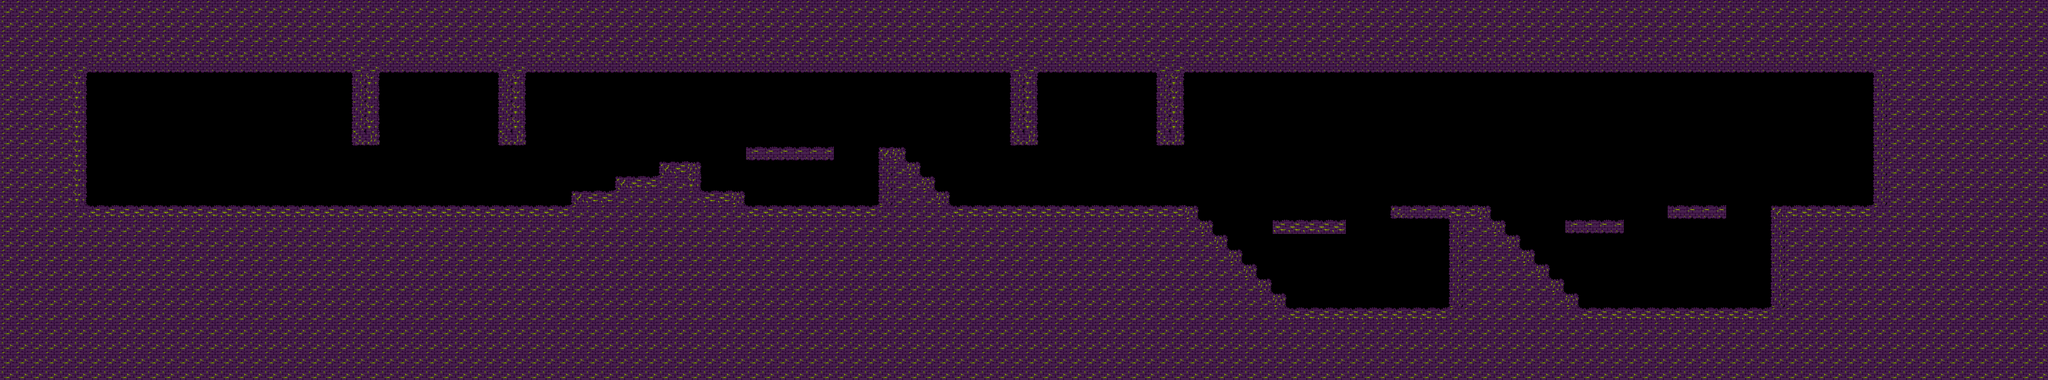

The image is a tile-based game level rendered from a .tmx file. Its description and source (layers, tilesets, objects; grid data summarised) follow:
An orthogonal 140x26 tile map with 32x32 px tiles, 1 tile layer (Capa de Patrones 1) and 16 objects.

<map version="1.0" orientation="orthogonal" renderorder="right-down" width="140" height="26" tilewidth="32" tileheight="32" nextobjectid="1">
 <tileset firstgid="1" name="Titles suelo2" tilewidth="32" tileheight="32" tilecount="24" columns="6">
  <image source="../Tilesets/Titles suelo2.png" trans="ff00ff" width="192" height="128" />
  <tile id="0">
   <objectgroup draworder="index">
    <object id="0" x="0" y="0" width="32" height="32" />
   </objectgroup>
  </tile>
  <tile id="1">
   <objectgroup draworder="index">
    <object id="0" x="0" y="0" width="32" height="32" />
   </objectgroup>
  </tile>
  <tile id="2">
   <objectgroup draworder="index">
    <object id="0" x="0" y="0" width="32" height="32" />
   </objectgroup>
  </tile>
  <tile id="3">
   <objectgroup draworder="index">
    <object id="0" x="0" y="0" width="32" height="32" />
   </objectgroup>
  </tile>
  <tile id="4">
   <objectgroup draworder="index">
    <object id="0" x="0" y="0" width="32" height="32" />
   </objectgroup>
  </tile>
  <tile id="5">
   <objectgroup draworder="index">
    <object id="0" x="0" y="0" width="32" height="32" />
   </objectgroup>
  </tile>
  <tile id="6">
   <objectgroup draworder="index">
    <object id="0" x="0" y="0" width="32" height="32" />
   </objectgroup>
  </tile>
  <tile id="7">
   <objectgroup draworder="index">
    <object id="0" x="0" y="0" width="32" height="32" />
   </objectgroup>
  </tile>
  <tile id="8">
   <objectgroup draworder="index">
    <object id="0" x="0" y="0" width="32" height="32" />
   </objectgroup>
  </tile>
  <tile id="9">
   <objectgroup draworder="index">
    <object id="0" x="0" y="0" width="32" height="32" />
   </objectgroup>
  </tile>
  <tile id="10">
   <objectgroup draworder="index">
    <object id="0" x="0" y="0" width="32" height="32" />
   </objectgroup>
  </tile>
  <tile id="11">
   <objectgroup draworder="index">
    <object id="0" x="0" y="0" width="32" height="32" />
   </objectgroup>
  </tile>
  <tile id="12">
   <objectgroup draworder="index">
    <object id="0" x="0" y="0" width="32" height="32" />
   </objectgroup>
  </tile>
  <tile id="13">
   <objectgroup draworder="index">
    <object id="0" x="0" y="0" width="32" height="32" />
   </objectgroup>
  </tile>
  <tile id="14">
   <objectgroup draworder="index">
    <object id="0" x="0" y="0" width="32" height="32" />
   </objectgroup>
  </tile>
  <tile id="16">
   <objectgroup draworder="index">
    <object id="0" x="0" y="0" width="32" height="32" />
   </objectgroup>
  </tile>
 </tileset>
 <layer name="Capa de Patrones 1" width="140" height="26">
  <data>[3640 cells, 2438 non-empty, 12 distinct tile ids]</data>
 </layer>
</map>
